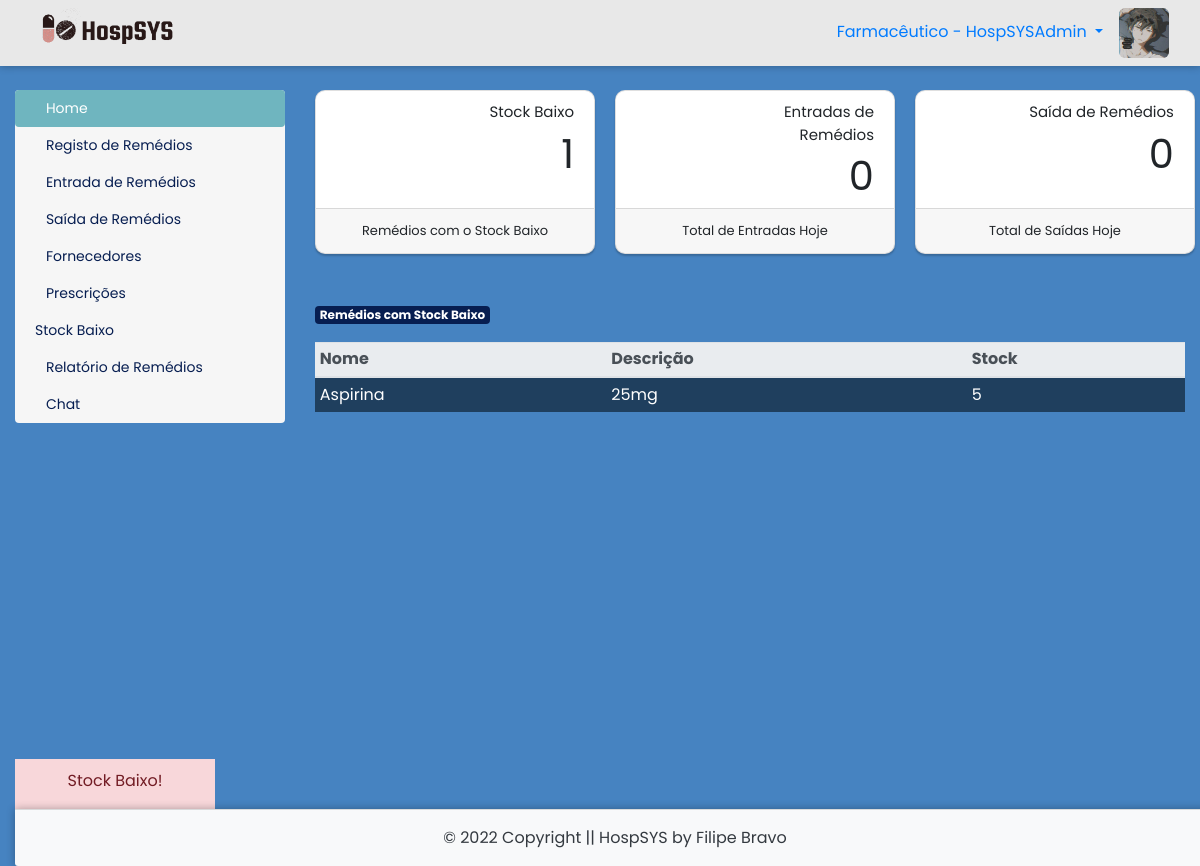
Page /painel-farmacia/index.php (signed in) on the committed database.
### tables this page shows
CREATE TABLE `utilizadores` (
  `id` int(11) NOT NULL AUTO_INCREMENT,
  `nome` varchar(30) NOT NULL,
  `email` varchar(40) NOT NULL,
  `nif` varchar(20) NOT NULL,
  `cc` varchar(20) NOT NULL,
  `telefone` varchar(20) NOT NULL,
  `data_nascimento` date NOT NULL,
  `data_entrada` date DEFAULT NULL,
  `cedula` varchar(20) DEFAULT NULL,
  `especialidade` int(11) DEFAULT NULL,
  `consultorio` varchar(40) DEFAULT NULL,
  `password` varchar(200) DEFAULT NULL,
  `nivel` varchar(25) NOT NULL,
  `foto` varchar(150) DEFAULT NULL,
  `code` int(50) DEFAULT NULL,
  `status` varchar(30) DEFAULT NULL,
  `estado_conta` varchar(15) NOT NULL,
  PRIMARY KEY (`id`),
  KEY `especialidade` (`especialidade`),
  CONSTRAINT `utilizadores_ibfk_1` FOREIGN KEY (`especialidade`) REFERENCES `especialidades` (`id`) ON DELETE CASCADE
);

CREATE TABLE `remedios` (
  `id` int(11) NOT NULL AUTO_INCREMENT,
  `nome` varchar(50) NOT NULL,
  `descricao` varchar(50) NOT NULL,
  `stock` int(11) NOT NULL DEFAULT 0,
  PRIMARY KEY (`id`)
);

### config.php (called while the page is built, shortened)
<?php
$nivel_stock = 5;
 ?>

### painel-farmacia/index.php (the view, shortened to what this page needs)
<?php
require_once("../conexao.php");
require_once("../config.php");
$id_utilizador = $_SESSION['id_utilizador'];
$resultado_foto = $pdo->query("SELECT * from utilizadores where id = $id_utilizador");
$dados_foto = $resultado_foto->fetchAll(PDO::FETCH_ASSOC);
$foto = $dados_foto[0]['foto'];
$resultado_nome = $pdo->query("SELECT * from utilizadores where id = $id_utilizador");
$dados_nome = $resultado_nome->fetchAll(PDO::FETCH_ASSOC);
$nome_utilizador = $dados_nome[0]['nome'];
$item1 = 'home';
$item2 = 'remedios';
$item3 = 'entradas';
$item4 = 'saidas';
$item5 = 'fornecedores';
$item6 = 'prescricoes';
$item7 = 'editar-perfil';
$item8 = 'nivel';
$item9 = 'rel';
$item10 = 'chat';
if(@$_GET['acao'] == $item1){
	$item1ativo = 'active';
}elseif (@$_GET['acao'] == $item2) {
	$item2ativo = 'active';
}elseif (@$_GET['acao'] == $item3) {
	$item3ativo = 'active';
}elseif (@$_GET['acao'] == $item4) {
	$item4ativo = 'active';
}elseif (@$_GET['acao'] == $item5) {
	$item5ativo = 'active';
}elseif (@$_GET['acao'] == $item6) {
	$item6ativo = 'active';
}elseif (@$_GET['acao'] == $item8) {
	$item8ativo = 'active';
}elseif (@$_GET['acao'] == $item9) {
	$item9ativo = 'active';
}elseif (@$_GET['acao'] == $item10) {
	$item10ativo = 'active';
}elseif (@$_GET['acao'] == 'chat1') {
	$item10ativo = 'active';
}else{
	$item1ativo = 'active';
}
?>
<!DOCTYPE html>
<html lang="pt-pt">
<head>
	<link rel="stylesheet" href="https://stackpath.bootstrapcdn.com/bootstrap/4.4.1/css/bootstrap.min.css">
	<link rel="stylesheet" href="../CSS/painel.css">
	<link rel="stylesheet" href="../CSS/footer.css">
	<link rel="stylesheet" href="../CSS/style1.css">
 	<link rel="stylesheet" href="https://cdnjs.cloudflare.com/ajax/libs/font-awesome/5.15.2/css/all.min.css"/>
	<link rel="stylesheet" href="https://cdnjs.cloudflare.com/ajax/libs/font-awesome/5.11.2/css/all.css">
</head>
<body>
	<div style="box-shadow:0px 0px 8px rgba(0, 0, 0, 0.3);">
		<nav class="navbar navbar-light bg-light">
			<div class="col-md-12">
				<img class="float-left" src="../img/logohorizontal.png">
				<div class="float-right">
					<?php echo'<img style="height: 50px; width: 50px; border-radius: 6px;" src="../img/fotos-perfil/'.$foto.'">';?>
				</div>
				<li class="float-right nav-item dropdown">
					<a class="float-right nav-link dropdown-toggle mt-1" href="#" id="navbarDropdown" role="button" data-toggle="dropdown" aria-haspopup="true" aria-expanded="false">
						Farmacêutico - <?php echo $nome_utilizador; ?>
					</a>
				</li>
			</div>
	</div>
<div class="main-container">
	<div class="container-fluid mt-4">
		<div class="row">
			<div class="col-md-3 col-sm-12 mb-4">
				<div class="nav flex-column nav-pills" id="v-pills-tab" role="tablist" aria-orientation="vertical">
					<a class="nav-link <?php echo $item1ativo ?>" id="v-pills-home-tab" href="index.php?acao=<?php echo $item1 ?>" role="tab" aria-controls="v-pills-home" aria-selected="true"><i class="fas fa-home mr-1"></i>Home</a>
					<a class="nav-link <?php echo $item2ativo ?>" id="link-medicos" href="index.php?acao=<?php echo $item2 ?>" role="tab" aria-controls="v-pills-profile" aria-selected="false"><i class="fas fa-capsules mr-1"></i>Registo de Remédios</a>
					<a class="nav-link <?php echo $item3ativo ?>" id="v-pills-messages-tab" href="index.php?acao=<?php echo $item3 ?>" role="tab" aria-controls="v-pills-messages" aria-selected="false"><i class="fas fa-pills mr-1"></i>Entrada de Remédios</a>
					<a class="nav-link <?php echo $item4ativo ?>" id="v-pills-messages-tab" href="index.php?acao=<?php echo $item4 ?>" role="tab" aria-controls="v-pills-messages" aria-selected="false"><i class="fas fa-tablets mr-1"></i>Saída de Remédios</a>
					<a class="nav-link <?php echo $item5ativo ?>" id="v-pills-messages-tab" href="index.php?acao=<?php echo $item5 ?>" role="tab" aria-controls="v-pills-messages" aria-selected="false"><i class="fas fa-truck mr-1"></i>Fornecedores</a>
					<a class="nav-link <?php echo $item6ativo ?>" id="v-pills-messages-tab" href="index.php?acao=<?php echo $item6 ?>" role="tab" aria-controls="v-pills-messages" aria-selected="false"><i class="fas fa-file-prescription mr-1"></i>Prescrições</a>
					<a class="nav-link <?php echo $item8ativo ?>" id="v-pills-messages-tab" href="index.php?acao=<?php echo $item8 ?>" role="tab" aria-controls="v-pills-messages" aria-selected="false"><i class="fas fa-chart-line-down mr-1"></i>Stock Baixo</a>
					<a class="nav-link <?php echo $item9ativo ?>" id="v-pills-messages-tab" href="rel/rel_remedios_class.php?acao=<?php echo $item9?>" target="_blank" role="tab" aria-controls="v-pills-messages" aria-selected="false"><i class="fas fa-notes-medical mr-1"></i>Relatório de Remédios</a>
					<a class="nav-link <?php echo $item10ativo ?>" id="v-pills-messages-tab" href="index.php?acao=<?php echo $item10 ?>" role="tab" aria-controls="v-pills-messages" aria-selected="false"><i class="fas fa-comments mr-1"></i>Chat</a>
				</div>
			</div>
			<div class="col-md-9 col-sm-12">
				<div class="tab-content" id="v-pills-tabContent">
					<div class="tab-pane fade show active" role="tabpanel">
						<?php if(@$_GET['acao'] == $item1){
							include_once($item1.".php");
						}elseif (@$_GET['acao'] == $item2) {
							include_once($item2.".php");
						}elseif (@$_GET['acao'] == $item3) {
							include_once($item3.".php");
						}elseif (@$_GET['acao'] == $item4) {
							include_once($item4.".php");
						}elseif (@$_GET['acao'] == $item5) {
							include_once($item5.".php");
						}elseif (@$_GET['acao'] == $item6) {
							include_once($item6.".php");
						}elseif (@$_GET['acao'] == $item7) {
							include_once($item7.".php");
						}elseif (@$_GET['acao'] == $item8) {
							include_once($item8.".php");
						}elseif (@$_GET['acao'] == $item10) {
							include_once("users.php");
						}elseif (@$_GET['acao'] == 'chat1') {
							include_once("chat.php");
						}else{
							include_once($item1.".php");
						}
						?>
					</div>
				</div>
</div>
</div>
</div>
<?php if (@$_GET['acao'] != 'chat1') {
  $res = $pdo->query("SELECT * from remedios where stock <= '$nivel_stock' order by stock asc");
  $dados = $res->fetchAll(PDO::FETCH_ASSOC);
  $nivel_baixo = count($dados);
  if($nivel_baixo > 0)
  {
?>
<a href="index.php?acao=<?php echo $item8 ?>">
<div class="col-md-2 alert-danger alertas">
	<span>Stock Baixo!</span>
</div>
</a>
<?php } include('../footers/footer.php'); } ?>
</div>
</body>
</html>

### painel-farmacia/home.php (shortened to what this page needs)
<?php
$resultado_nivel = $pdo->query("SELECT * from remedios where stock <= '$nivel_stock' ");
$dados_nivel = $resultado_nivel->fetchAll(PDO::FETCH_ASSOC);
$stock_baixo = count($dados_nivel);
$resultado_entrada = $pdo->query("SELECT * from entradas_remedios where data = CurDate() ");
$dados_entrada = $resultado_entrada->fetchAll(PDO::FETCH_ASSOC);
$stock_entrada = count($dados_entrada);
$resultado_saida = $pdo->query("SELECT * from saidas_remedios where data = CurDate() ");
$dados_saida = $resultado_saida->fetchAll(PDO::FETCH_ASSOC);
$stock_saida = count($dados_saida);
 ?>
<div class="area_cards">
	<div class="row">
		<div class="col-sm-12 col-lg-4 col-md-6 col-sm-6 mb-4">
			<div class="card card-stats">
				<div class="card-body ">
					<div class="row">
						<div class="col-5 col-md-4">
							<div class="icone-card text-center text-warning">
								<i class="fas fa-globe"></i>
							</div>
						</div>
						<div class="col-7 col-md-8">
							<div class="number">
								<p class="titulo-card">Stock Baixo</p>
								<p class="subtitulo-card"><?php echo $stock_baixo ?></p>
							</div>
						</div>
					</div>
				</div>
					<div class="card-footer rodape-card">
						Remédios com o Stock Baixo
					</div>
			</div>
		</div>
		<div class="col-lg-4 col-md-6 col-sm-6 mb-4">
			<div class="card card-stats">
				<div class="card-body ">
					<div class="row">
						<div class="col-5 col-md-4">
							<div class="icone-card text-center text-success">
								<i class="far fa-envelope-open"></i>
							</div>
						</div>
						<div class="col-7 col-md-8">
							<div class="number">
								<p class="titulo-card">Entradas de Remédios</p>
								<p class="subtitulo-card"><?php echo $stock_entrada ?></p>
							</div>
						</div>
					</div>
				</div>
					<div class="card-footer rodape-card">
						Total de Entradas Hoje
					</div>
			</div>
		</div>
		<div class="col-lg-4 col-md-6 col-sm-6 mb-4">
			<div class="card card-stats">
				<div class="card-body ">
					<div class="row">
						<div class="col-5 col-md-4">
							<div class="icone-card text-center text-danger">
								<i class="fas fa-sign-out-alt"></i>
							</div>
						</div>
						<div class="col-7 col-md-8">
							<div class="number">
								<p class="titulo-card">Saída de Remédios</p>
								<p class="subtitulo-card"><?php echo $stock_saida ?></p>
							</div>
						</div>
					</div>
				</div>
					<div class="card-footer rodape-card">
						Total de Saídas Hoje
					</div>
			</div>
		</div>
	</div>
<div class="mt-4">
<span class="badge bg-light">Remédios com Stock Baixo</span>
	<?php
echo '
<table class="table table-sm mt-3">
  <thead class="thead-light">
    <tr>
      <th scope="col">Nome</th>
      <th scope="col">Descrição</th>
      <th scope="col">Stock</th>
    </tr>
  </thead>
  <tbody>';
  $res = $pdo->query("SELECT * from remedios where stock <= '$nivel_stock' order by stock asc");
  $dados = $res->fetchAll(PDO::FETCH_ASSOC);
  for ($i=0; $i < count($dados); $i++) {
      $nome = $dados[$i]['nome'];
      $descricao = $dados[$i]['descricao'];
      $stock = $dados[$i]['stock'];
echo '
    <tr>
      <td>'.$nome.'</td>
      <td>'.$descricao.'</td>
      <td>'.$stock.'</td>
    </tr>';
  }
echo  '
  </tbody>
</table> ';
?>
</div>

### footers/footer.php (shortened to what this page needs)
<footer>
  <div class="footer text-center py-3 text-dark card-footer bg-light" style="background-color: white; box-shadow:0px 0px 8px rgba(0, 0, 0, 0.3);">
  	© <?php echo date("Y"); ?> Copyright || HospSYS by Filipe Bravo
  </div>
</footer>

### CSS/painel.css (style rules this page uses)
body { background-color:#4683c1; }
.navbar { background-color:#e8e8e8 !important; }
.navbar img { width:150px; }
.navbar li { list-style:none; }
.nav { background-color:#f6f6f6 !important; border-radius:4px !important; }
.nav a { color:#071e51; font-size:14px; }
.nav .active { background-color:#6fb5bf !important; }
.card { width:280px; margin:0 auto; border-radius:10px; box-shadow:0px 2px 2px rgba(0, 0, 0, 0.2); }
.card-body { padding-bottom:2px !important; padding-top:10px !important; }
.card p { margin:0; padding:0; }
.icone-card { font-size:70px; }
.titulo-card { font-size:15px; text-align:right; }
.subtitulo-card { font-size:40px; text-align:right; }
.rodape-card { font-size:13px; text-align:center; }
.badge { background-color:#071e51 !important; color:#fff; }
td { color:#FFF; background-color:#1f3f5e; }
.alertas { position: absolute; bottom:57px; height:50px; text-align:center; padding-top:10px; }

### CSS/footer.css (style rules this page uses)
* { box-sizing: border-box; }
*:before, *:after { box-sizing: border-box; }
html, body { height: 100%; position: relative; }
.main-container { min-height: 100vh; overflow: hidden; display: block; position: relative; padding-bottom: 100px; }
footer { position: absolute; bottom: 0; width: 100%; }

### CSS/style1.css (style rules this page uses)
* { margin: 0; padding: 0; box-sizing: border-box; text-decoration: none; font-family: 'Poppins', sans-serif; }

### rows in the picture
utilizadores: foto (picture), nome "HospSYSAdmin"
remedios: nome "Aspirina", descricao "25mg", stock "5"

### other values in the picture
$stock_baixo "1"
$stock_entrada "0"
$stock_saida "0"
